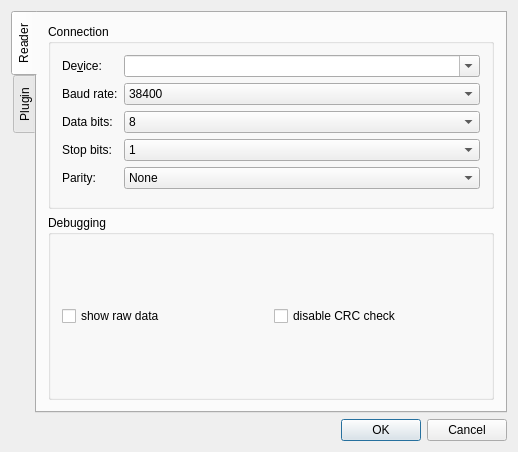
<?xml version="1.0" encoding="UTF-8"?>
<ui version="4.0">
 <class>DlgSettings</class>
 <widget class="QDialog" name="DlgSettings">
  <property name="geometry">
   <rect>
    <x>0</x>
    <y>0</y>
    <width>518</width>
    <height>452</height>
   </rect>
  </property>
  <property name="windowTitle">
   <string>CuteCom</string>
  </property>
  <layout class="QVBoxLayout">
   <item>
    <widget class="QTabWidget" name="tabWidget">
     <property name="tabPosition">
      <enum>QTabWidget::West</enum>
     </property>
     <property name="currentIndex">
      <number>0</number>
     </property>
     <widget class="QWidget" name="tabComm">
      <attribute name="title">
       <string>Reader</string>
      </attribute>
      <layout class="QVBoxLayout" name="verticalLayout">
       <item>
        <widget class="QGroupBox" name="groupBox">
         <property name="title">
          <string>Connection</string>
         </property>
         <layout class="QFormLayout" name="formLayout">
          <item row="0" column="0">
           <widget class="QLabel" name="textLabel1">
            <property name="text">
             <string>De&amp;vice:</string>
            </property>
            <property name="wordWrap">
             <bool>false</bool>
            </property>
            <property name="buddy">
             <cstring>lstDevice</cstring>
            </property>
           </widget>
          </item>
          <item row="1" column="0">
           <widget class="QLabel" name="textLabel2">
            <property name="text">
             <string>Baud rate:</string>
            </property>
            <property name="wordWrap">
             <bool>false</bool>
            </property>
            <property name="buddy">
             <cstring>lstBaudRate</cstring>
            </property>
           </widget>
          </item>
          <item row="1" column="1">
           <widget class="QComboBox" name="lstBaudRate">
            <property name="currentIndex">
             <number>0</number>
            </property>
            <item>
             <property name="text">
              <string>38400</string>
             </property>
            </item>
            <item>
             <property name="text">
              <string>4800</string>
             </property>
            </item>
           </widget>
          </item>
          <item row="2" column="0">
           <widget class="QLabel" name="textLabel3">
            <property name="text">
             <string>Data bits:</string>
            </property>
            <property name="wordWrap">
             <bool>false</bool>
            </property>
            <property name="buddy">
             <cstring>lstDataBits</cstring>
            </property>
           </widget>
          </item>
          <item row="2" column="1">
           <widget class="QComboBox" name="lstDataBits">
            <property name="currentIndex">
             <number>0</number>
            </property>
            <item>
             <property name="text">
              <string>8</string>
             </property>
            </item>
            <item>
             <property name="text">
              <string>7</string>
             </property>
            </item>
            <item>
             <property name="text">
              <string>6</string>
             </property>
            </item>
            <item>
             <property name="text">
              <string>5</string>
             </property>
            </item>
           </widget>
          </item>
          <item row="3" column="0">
           <widget class="QLabel" name="textLabel5">
            <property name="text">
             <string>Stop bits:</string>
            </property>
            <property name="wordWrap">
             <bool>false</bool>
            </property>
            <property name="buddy">
             <cstring>lstStopBits</cstring>
            </property>
           </widget>
          </item>
          <item row="3" column="1">
           <widget class="QComboBox" name="lstStopBits">
            <item>
             <property name="text">
              <string>1</string>
             </property>
            </item>
            <item>
             <property name="text">
              <string>2</string>
             </property>
            </item>
           </widget>
          </item>
          <item row="4" column="0">
           <widget class="QLabel" name="textLabel4">
            <property name="text">
             <string>Parity:</string>
            </property>
            <property name="wordWrap">
             <bool>false</bool>
            </property>
            <property name="buddy">
             <cstring>lstParity</cstring>
            </property>
           </widget>
          </item>
          <item row="4" column="1">
           <widget class="QComboBox" name="lstParity">
            <item>
             <property name="text">
              <string>None</string>
             </property>
            </item>
            <item>
             <property name="text">
              <string>Odd</string>
             </property>
            </item>
            <item>
             <property name="text">
              <string>Even</string>
             </property>
            </item>
            <item>
             <property name="text">
              <string>Mark</string>
             </property>
            </item>
            <item>
             <property name="text">
              <string>Space</string>
             </property>
            </item>
           </widget>
          </item>
          <item row="0" column="1">
           <widget class="QComboBox" name="lstDevice">
            <property name="sizePolicy">
             <sizepolicy hsizetype="Expanding" vsizetype="Fixed">
              <horstretch>0</horstretch>
              <verstretch>0</verstretch>
             </sizepolicy>
            </property>
            <property name="editable">
             <bool>true</bool>
            </property>
           </widget>
          </item>
         </layout>
        </widget>
       </item>
       <item>
        <widget class="QGroupBox" name="groupBox_2">
         <property name="title">
          <string>Debugging</string>
         </property>
         <layout class="QGridLayout" name="gridLayout">
          <item row="0" column="0">
           <widget class="QCheckBox" name="chkShowRawComData">
            <property name="text">
             <string>show raw data</string>
            </property>
           </widget>
          </item>
          <item row="0" column="1">
           <widget class="QCheckBox" name="chkDisableCRCCheck">
            <property name="text">
             <string>disable CRC check</string>
            </property>
           </widget>
          </item>
         </layout>
        </widget>
       </item>
      </layout>
     </widget>
     <widget class="QWidget" name="tab">
      <attribute name="title">
       <string>Plugin</string>
      </attribute>
      <layout class="QVBoxLayout" name="verticalLayout_2">
       <item>
        <widget class="QGroupBox" name="groupBox_4">
         <property name="title">
          <string>Card check</string>
         </property>
         <layout class="QFormLayout" name="formLayout_5">
          <item row="0" column="0">
           <widget class="QLabel" name="label_7">
            <property name="text">
             <string>type</string>
            </property>
           </widget>
          </item>
          <item row="0" column="1">
           <widget class="QComboBox" name="lstLogLevel_2">
            <item>
             <property name="text">
              <string>Classic</string>
             </property>
            </item>
            <item>
             <property name="text">
              <string>Beer race</string>
             </property>
            </item>
            <item>
             <property name="text">
              <string>Custom</string>
             </property>
            </item>
           </widget>
          </item>
         </layout>
        </widget>
       </item>
       <item>
        <spacer name="verticalSpacer">
         <property name="orientation">
          <enum>Qt::Vertical</enum>
         </property>
         <property name="sizeHint" stdset="0">
          <size>
           <width>20</width>
           <height>40</height>
          </size>
         </property>
        </spacer>
       </item>
      </layout>
     </widget>
    </widget>
   </item>
   <item>
    <widget class="QDialogButtonBox" name="buttonBox">
     <property name="standardButtons">
      <set>QDialogButtonBox::Cancel|QDialogButtonBox::Ok</set>
     </property>
    </widget>
   </item>
  </layout>
 </widget>
 <layoutdefault spacing="6" margin="11"/>
 <tabstops>
  <tabstop>lstDevice</tabstop>
  <tabstop>lstBaudRate</tabstop>
  <tabstop>lstDataBits</tabstop>
  <tabstop>lstStopBits</tabstop>
 </tabstops>
 <resources/>
 <connections/>
</ui>
